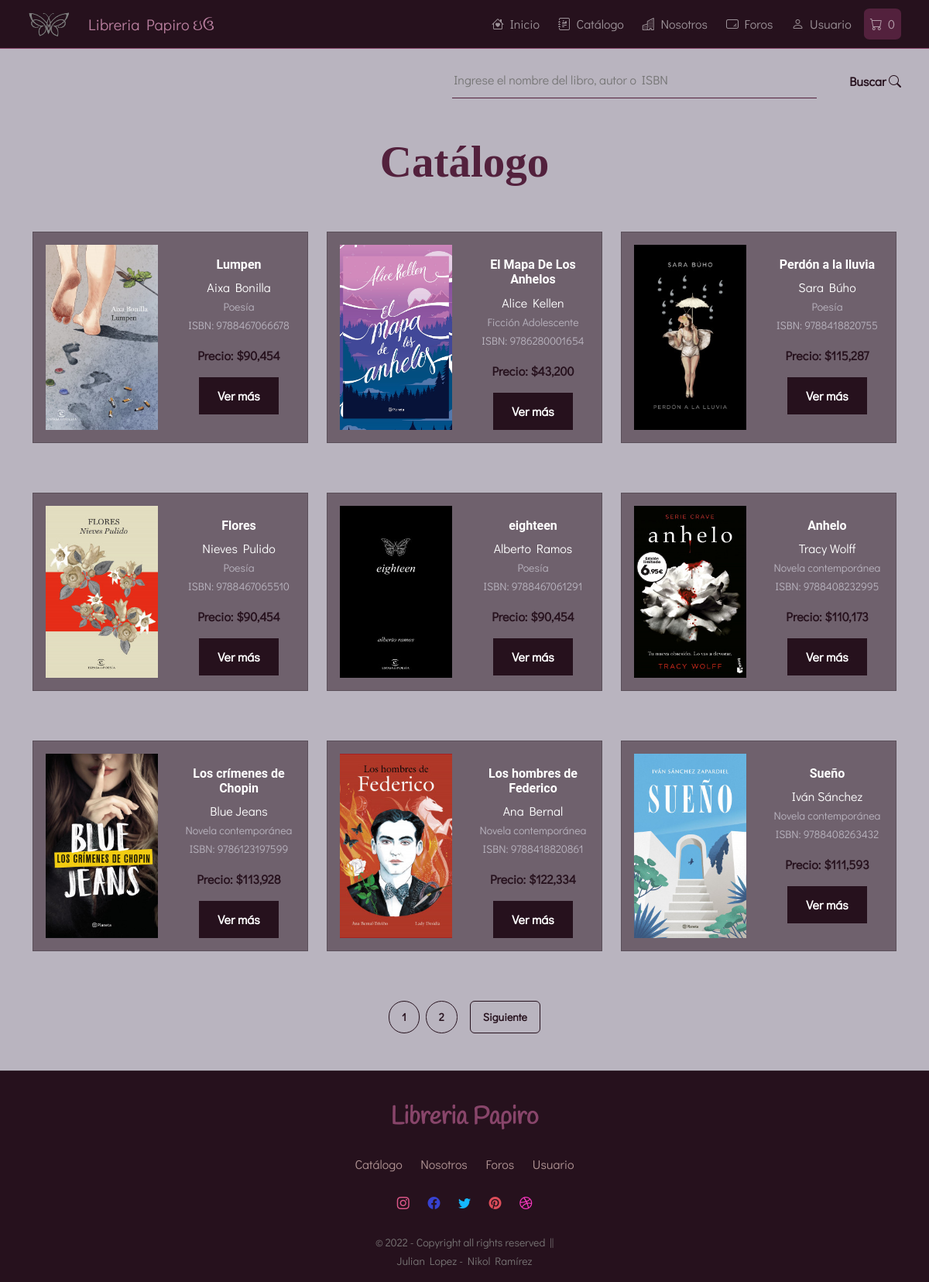
/vistas/libreria/catalogo.php, run on the app's committed database.
### tables this page shows
CREATE TABLE `libro` (
  `idLibro` int(11) NOT NULL,
  `nombreLibro` varchar(25) NOT NULL,
  `autor` varchar(70) NOT NULL,
  `descripcionLibro` text NOT NULL,
  `precioLibro` int(20) NOT NULL,
  `cantidad` int(3) NOT NULL,
  `idEditorial` int(11) NOT NULL,
  `paginas` varchar(25) NOT NULL,
  `publicacion` varchar(25) DEFAULT NULL,
  `idPais` int(11) DEFAULT NULL,
  `idTematica` int(11) NOT NULL,
  `ISBN` varchar(25) NOT NULL,
  `idCategoria` int(11) NOT NULL,
  `idEstado` int(11) NOT NULL,
  `img` varchar(40) NOT NULL
);

CREATE TABLE `categoria` (
  `idCategoria` int(11) NOT NULL,
  `categoria` varchar(25) NOT NULL
);

### vistas/libreria/catalogo.php (the view, shortened to what this page needs)
<?php
    $conn = new Configuracion2();
    $con = $conn->conexion();
    $limite = 9;
    $paginaActual = isset($_GET['p']) && is_numeric($_GET['p']) ? (int)$_GET['p']: 1;
    $stmt = $con -> prepare("SELECT libro.idLibro, libro.nombreLibro,  libro.autor, libro.precioLibro, libro.descripcionLibro, libro.ISBN, categoria.categoria, libro.img
    FROM libro INNER JOIN categoria ON libro.idCategoria = categoria.idCategoria
    WHERE idEstado='1' LIMIT ?,?;");
    $stmt -> bindValue(1, ($paginaActual - 1)* $limite, PDO::PARAM_INT);
    $stmt -> bindValue(2, $limite, PDO::PARAM_INT);
    $stmt -> execute();
    $pr = $stmt -> fetchAll(PDO::FETCH_ASSOC);
    $totalArticulos = $con -> query("SELECT * FROM libro;") -> rowCount();
?>
<!DOCTYPE html>
<html lang="es">
<head>
    <link rel="stylesheet" href="../../css/custom.css">
    <link rel="stylesheet" href="../../css/style.css">
    <link href="../../libs/bootstrap-icons/bootstrap-icons.css" rel="stylesheet">
</head>
<body class="bg-secondary">
    <?php include '../../modules/menu-footer.php'; ?>
    <?= menu("../.."); ?>
    <div class="container-fluid text-light">
        <div class="row">
            <div class=" text-end mt-3">
                <input style="width: 40%; height: 100%; border: transparent; border-bottom: #53213d solid 1px; margin-right: 15px; background:none;" type="text" name="buscar" id="buscar" placeholder="Ingrese el nombre del libro, autor o ISBN" >
                <button class="btn btn-outline-primary rounded" id="btnBuscar" style="margin-top: 0;">Buscar <i class="bi bi-search"></i></button>
            </div>
        </div>
    </div>
    <h1 id="Titulo1" class="mt-5 text-center"> Catálogo </h1>
    <div class="container-fluid mb-5">
            <div class="container">
                <div class="row justify-content-center" id="contenedor">
                    <?php
                    foreach ($pr as $row):
                    ?>
                        <div class="col-md-4 mb-3 mt-5 text-center">
                            <div class="card bg-primary bg-opacity-50 h-100" style="object-fit: cover;">
                                <div class="row g-0" style="height: 100% ; object-fit: cover;">
                                    <div class="col-lg-6">
                                        <div class="p-3" style="height: 100%; object-fit: cover;">
                                            <img class="img-fluid h-100" style="height:100%; object-fit: cover;" src="../../admin/codigo/inventario<?php echo $row['img']; ?>" alt="<?php echo $row['nombreLibro']; ?>">
                                        </div>
                                    </div>
                                    <div class="col-lg-6">
                                        <div class="card-body">
                                            <p class="card-title text-white mt-3 h5"><?php echo $row['nombreLibro']; ?></p>
                                            <span class="card-title text-white"><?php echo $row['autor']; ?></span>
                                            <p class="card-text text-secondary"><small class=""> <?php echo $row['categoria']; ?> </small> <br>
                                            <small class="text"> ISBN: <?php echo $row['ISBN']; ?> </small></p>
                                            <p class="card-text"><span class="text-primary"><b>Precio: $<?php echo  number_format($row['precioLibro']); ?></b> </span></p>
                                            <a type="button" href="descripcion.php?id=<?php echo $row['idLibro']; ?>" value="Ver más" class="btn btn-primary"> Ver más </a>
                                        </div>
                                    </div>
                                </div>
                            </div>
                        </div>
                    <?php
                 endforeach; ?>
                </div>
            </div>
        <div class="container mt-5 text-center">
            <ul class="pagination justify-content-center">
                <?php
                    $i = 1;
                    if($totalArticulos > ($paginaActual*$limite)-$limite+ count($pr)):
                        $x = ($totalArticulos/$limite);
                        for($i; $i<$x; $i+1):
                ?>
                    <li class="page-item me-2"><a class="btn btn-outline-primary border border-primary btn-sm rounded-pill" href="catalogo.php?pagina=producto&p=<?php echo $i ?>"><?php echo $i ?></a></li>
                <?php
                        $i=$i+1;
                        endfor;
                    endif;
                ?>
                <?php if($totalArticulos > ($paginaActual*$limite)-$limite+ count($pr)): ?>
                    <li class="page-item ms-2">
                        <a class="btn btn-outline-primary border border-primary btn-sm rounded" href="catalogo.php?pagina=producto&p=<?php echo $paginaActual+1; ?>">
                        Siguiente
                    </a></li>
                <?php endif ?>
            </ul>
        </div>
    </div>
    <?= footer(); ?>
</body>
</html>

### css/style.css (style rules this page uses)
body { font-family: "Roboto", -apple-system, BlinkMacSystemFont, "Segoe UI", Roboto, "Helvetica Neue", Arial, "Noto Sans", sans-serif, "Apple Color Emoji", "Segoe UI Emoji", "Segoe UI Symbol", "Noto Color Emoji"; }
h1, h2, h3, h4, h5, h6, .h1, .h2, .h3, .h4, .h5, .h6 { font-family: "Roboto", -apple-system, BlinkMacSystemFont, "Segoe UI", Roboto, "Helvetica Neue", Arial, "Noto Sans", sans-serif, "Apple Color Emoji", "Segoe UI Emoji", "Segoe UI Symbol", "Noto Color Emoji"; }
a { -webkit-transition: .3s all ease; -o-transition: .3s all ease; transition: .3s all ease; }
a, a:hover { text-decoration: none !important; }

### data on the page
libro: img (picture), nombreLibro "Lumpen", autor "Aixa Bonilla", idCategoria.categoria "Poesía", ISBN "9788467066678", precioLibro "90,454"
libro: img (picture), nombreLibro "El Mapa De Los Anhelos", autor "Alice Kellen", idCategoria.categoria "Ficción Adolescente", ISBN "9786280001654", precioLibro "43,200"
libro: img (picture), nombreLibro "Perdón a la lluvia", autor "Sara Búho", idCategoria.categoria "Poesía", ISBN "9788418820755", precioLibro "115,287"
libro: img (picture), nombreLibro "Flores", autor "Nieves Pulido", idCategoria.categoria "Poesía", ISBN "9788467065510", precioLibro "90,454"
libro: img (picture), nombreLibro "eighteen", autor "Alberto Ramos", idCategoria.categoria "Poesía", ISBN "9788467061291", precioLibro "90,454"
libro: img (picture), nombreLibro "Anhelo", autor "Tracy Wolff", idCategoria.categoria "Novela contemporánea", ISBN "9788408232995", precioLibro "110,173"
libro: img (picture), nombreLibro "Los crímenes de Chopin", autor "Blue Jeans", idCategoria.categoria "Novela contemporánea", ISBN "9786123197599", precioLibro "113,928"
libro: img (picture), nombreLibro "Los hombres de Federico", autor "Ana Bernal", idCategoria.categoria "Novela contemporánea", ISBN "9788418820861", precioLibro "122,334"
libro: img (picture), nombreLibro "Sueño", autor "Iván Sánchez", idCategoria.categoria "Novela contemporánea", ISBN "9788408263432", precioLibro "111,593"

### other printed values
$totalcantidad "0"
